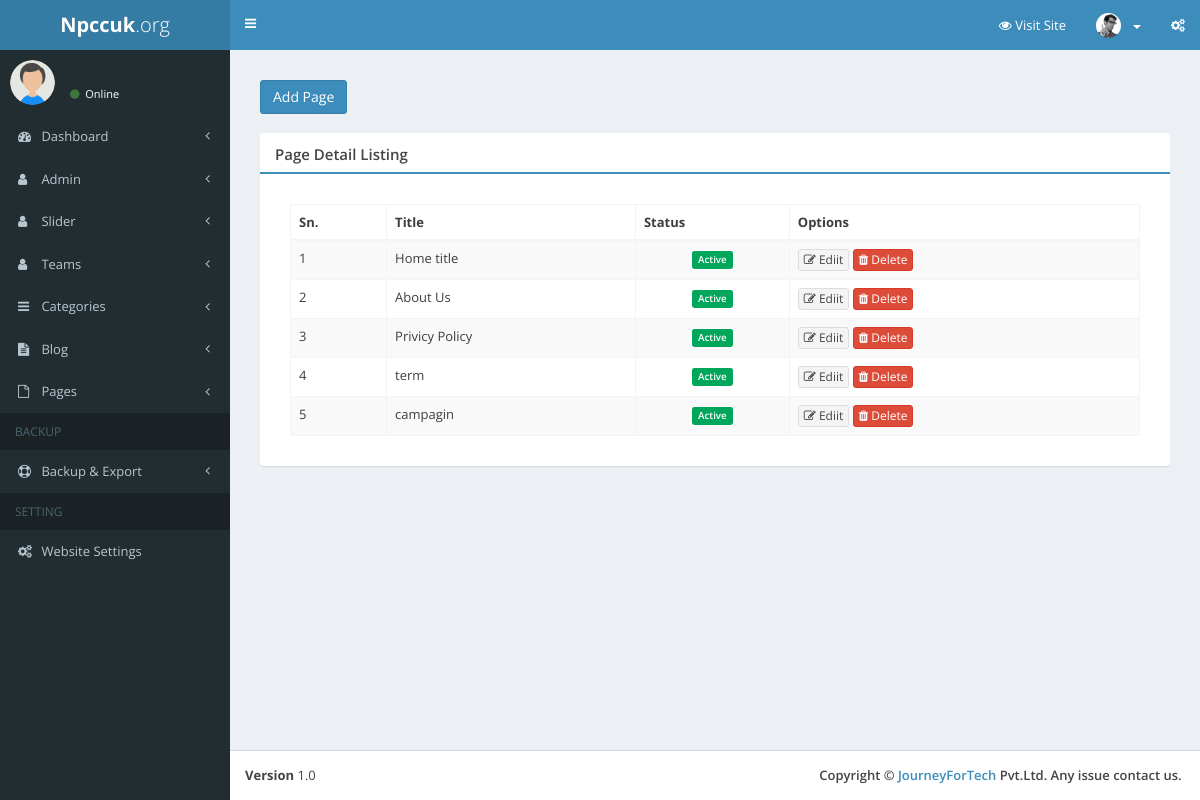
Screenshot of /control-system/page with the database file from the repository.
### tables this page shows
CREATE TABLE `pages` (
  `id` int(11) NOT NULL,
  `title` varchar(255) NOT NULL,
  `second_title` varchar(255) DEFAULT NULL,
  `image` text DEFAULT NULL,
  `slug` varchar(255) NOT NULL,
  `description` text NOT NULL,
  `meta_title` text NOT NULL,
  `meta_keyword` text NOT NULL,
  `meta_description` text NOT NULL,
  `delete_status` enum('0','1') NOT NULL DEFAULT '0',
  `status` int(11) NOT NULL DEFAULT 0
);

### application/controllers/control-system/Page.php (called while the page is built, shortened)
<?php
class Page extends CI_Controller
{
    public function __construct()
    {
        $this->load->library('form_validation');
        $this->load->model('Page_model');
    }
    public function index()
    {
        $data['breadcum']['Home']   = site_url(ADMIN_PATH);
        $data['breadcum']['Banner'] = site_url(ADMIN_PATH . '/view');
        $data['records']            = $this->Page_model->get_all();
        $data['view']               = 'admin/page/index';
        $this->load->view('admin/layout', $data);
    }
}

### index.php (called while the page is built, shortened)
<?php
require_once BASEPATH.'core/CodeIgniter.php';

### application/models/Page_model.php (called while the page is built, shortened)
<?php
class Page_model extends CI_Model
{
    public function get_all()
    {
        $sql   = "SELECT * FROM pages";
        $query = $this->db->query($sql);
        return $query->result_array();
    }
}

### application/views/admin/page/index.php (the view, shortened to what this page needs)
<section class="content">
  <div class="row">
    <div class="col-md-3">
      <a href="<?=site_url(ADMIN_PATH.'/page/create')?>">
        <button type="submit" class="btn btn-primary">Add Page</button>
      </a>
    </div>
  </div>
  <div class="row">
    <div class="col-md-12">
      <div class="box box-primary">
        <div class="box-header with-border">
          <h3 class="box-title">Page Detail Listing</h3>
        </div>
        <div class="box-body">
          <table class="table table-striped table-bordered table-hover " id="example1" >
            <thead>
              <tr>
                <th>Sn.</th>
                <th>Title</th>
                <th>Status</th>
                <th>Options</th>
              </tr>
            </thead>
            <tbody>
              <?php
              foreach($records as $row){
              ?>
              <tr>
                <td><?php echo $row['id']; ?></td>
                <td class="center "><?=$row['title']?></td>
                <td class="text-center">
                  <?php
                  if($row['status']=='1')
                  {
                  ?>
                  <a href="<?=site_url(ADMIN_PATH.'/page/change_status/1/'.$row['id'])?>"> <label class="label bg-green">Active</label></a>
                  <?php
                  }
                  ?>
                </td>
                <td class="center">
                  <a class="btn btn-default btn-xs"  href="<?=site_url(ADMIN_PATH.'/page/edit/'.$row['id']) ?>">
                    <i class="fa fa-edit"></i> Ediit
                  </a>
                  <a onclick="return confirm_delete();" class="btn btn-danger btn-xs" href="<?=site_url(ADMIN_PATH.'/page/soft_delete/'.$row['id']) ?>">
                    <i class="fa fa-trash"></i> Delete
                  </a>
                </td>
              </tr>
              <?php } ?>
            </tbody>
          </table>
        </div>
      </div>
    </div>
  </div>
</section>

### application/views/admin/layout.php (shortened to what this page needs)
<!DOCTYPE html>
<html lang="en">
	<head>
		<link rel="stylesheet" href="<?= base_url() ?>admin_css/bootstrap/css/bootstrap.min.css">
		<link rel="stylesheet" href="https://maxcdn.bootstrapcdn.com/font-awesome/4.7.0/css/font-awesome.min.css">
		<link rel="stylesheet" href="https://cdnjs.cloudflare.com/ajax/libs/ionicons/2.0.1/css/ionicons.min.css">
		<link rel="stylesheet" href="<?= base_url() ?>admin_css/dist/css/AdminLTE.min.css">
		<link rel="stylesheet" href="<?= base_url() ?>admin_css/plugins/datatables/dataTables.bootstrap.css">
		<link rel="stylesheet" href="<?= base_url() ?>admin_css/plugins/iCheck/all.css">
		<link rel="stylesheet" href="<?= base_url() ?>admin_css/dist/css/style.css">
		<link rel="stylesheet" href="<?= base_url() ?>admin_css/dist/css/skins/skin-blue.min.css">
	</head>
	<body class="hold-transition skin-blue sidebar-mini">
		<div class="wrapper" style="height: auto;">
			<section id="container">
				<header class="header white-bg">
					<?php include('include/navbar.php'); ?>
				</header>
				<aside>
					<?php include('include/admin_sidebar.php'); ?>
				</aside>
				<section id="main-content">
					<div class="content-wrapper" style="min-height: 1160px; padding:15px;">
						<?php $this->load->view($view);?>
					</div>
				</section>
				<footer class="main-footer">
					<div class="pull-right hidden-xs">
						<strong style="font-weight: 600;">Copyright ©  <a href="https://www,journeyfortech.com"> JourneyForTech </a> Pvt.Ltd. Any issue contact us.&nbsp;</strong>
					</div>
					<b>Version</b> 1.0
				</footer>
			</section>
		</div>
	</body>
</html>

### application/views/admin/include/navbar.php (shortened to what this page needs)
<header class="main-header">
  <a href="<?= base_url('admin');?>" class="logo">
    <span class="logo-lg"><b>Npccuk</b>.org</span>
  </a>
  <nav class="navbar navbar-static-top">
    <a href="#" class="sidebar-toggle" data-toggle="offcanvas" role="button">
    </a>
    <div class="navbar-custom-menu">
                      <ul class="nav navbar-nav">
                          <li><a href="<?php echo site_url(); ?>" target="_blank"><i class="fa fa-eye"></i> Visit Site</a></li>
                          <li class="dropdown user user-menu">
                              <a href="#" class="dropdown-toggle" data-toggle="dropdown">
                                   <img src=" <?= base_url()?>/admin_css/dist/img/user2-160x160.jpg" class="user-image" alt="User Image">
                                  <span class="hidden-xs"><?=$this->session->userdata('username');?></span><span class="caret"></span>
                              </a>
                          </li>
                          <li>
                              <a href="#" data-toggle="control-sidebar"><i class="fa fa-gears"></i></a>
                          </li>
                      </ul>
                  </div>
  </nav>
</header>

### application/views/admin/include/admin_sidebar.php (shortened to what this page needs)
<aside class="main-sidebar">
  <section class="sidebar">
    <div class="user-panel">
      <div class="pull-left image">
        <img src="<?= base_url() ?>admin_css/dist/img/user.png" class="img-circle" alt="User Image">
      </div>
      <div class="pull-left info">
        <p><?= ucwords($this->session->userdata('firstname').'&nbsp;'.$this->session->userdata('lastname')); ?></p>
        <a href="#"><i class="fa fa-circle text-success"></i> Online</a>
      </div>
    </div>
    <ul class="sidebar-menu">
      <li id="dashboard" class="treeview">
        <a href="#">
          <i class="fa fa-dashboard"></i> <span>Dashboard</span>
          <span class="pull-right-container">
            <i class="fa fa-angle-left pull-right"></i>
          </span>
        </a>
      </li>
    </ul>
    <ul class="sidebar-menu">
      <li id="admin" class="treeview">
          <a href="#">
            <i class="fa fa-user"></i> <span>Admin</span>
            <span class="pull-right-container">
              <i class="fa fa-angle-left pull-right"></i>
            </span>
          </a>
        </li>
    </ul>
<ul class="sidebar-menu">
      <li id="job" class="treeview">
          <a href="#">
            <i class="fa fa-user"></i> <span>Slider</span>
            <span class="pull-right-container">
              <i class="fa fa-angle-left pull-right"></i>
            </span>
          </a>
        </li>
    </ul>
      <ul class="sidebar-menu">
      <li id="job" class="treeview">
          <a href="#">
            <i class="fa fa-user"></i> <span>Teams</span>
            <span class="pull-right-container">
              <i class="fa fa-angle-left pull-right"></i>
            </span>
          </a>
        </li>
    </ul>
    <ul class="sidebar-menu">
      <li id="job" class="treeview">
          <a href="#">
            <i class="fa fa-bars"></i> <span>Categories</span>
            <span class="pull-right-container">
              <i class="fa fa-angle-left pull-right"></i>
            </span>
          </a>
        </li>
    </ul>
    <ul class="sidebar-menu">
      <li id="job" class="treeview">
          <a href="#">
            <i class="fa fa-file-text"></i> <span>Blog</span>
            <span class="pull-right-container">
              <i class="fa fa-angle-left pull-right"></i>
            </span>
          </a>
        </li>
    </ul>
    <ul class="sidebar-menu">
      <li id="pages" class="treeview">
          <a href="#">
            <i class="fa fa-file-o"></i> <span>Pages</span>
            <span class="pull-right-container">
              <i class="fa fa-angle-left pull-right"></i>
            </span>
          </a>
        </li>
    </ul>
    <ul class="sidebar-menu">
       <li class="header">BACKUP</li>
      <li id="export" class="treeview">
          <a href="#">
            <i class="fa fa-life-ring"></i> <span>Backup & Export</span>
            <span class="pull-right-container">
              <i class="fa fa-angle-left pull-right"></i>
            </span>
          </a>
        </li>
    </ul>
    <ul class="sidebar-menu">
      <li class="header">SETTING</li>
      <li id="setting" class="treeview">
          <a href="<?=site_url(ADMIN_PATH . '/site_settings');?>">
            <i class="fa fa-cogs"></i> <span>Website Settings</span>
          </a>
        </li>
    </ul>
  </section>
</aside>

### rows the page displays
pages: id "1", title "Home title"
pages: id "2", title "About Us"
pages: id "3", title "Privicy Policy"
pages: id "4", title "term"
pages: id "5", title "campagin"
